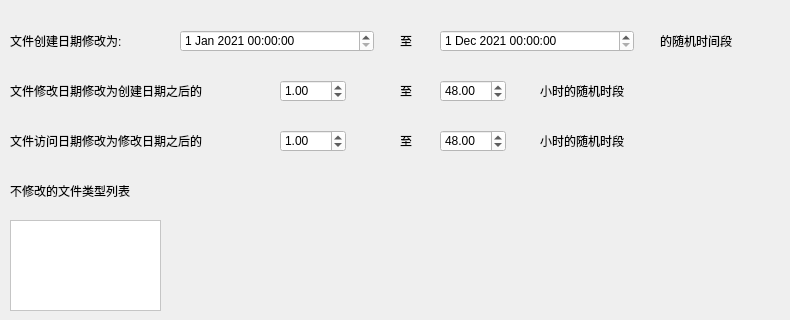
     <widget class="QWidget" name="tab_1">
      <attribute name="title">
       <string>文件日期属性修改</string>
      </attribute>
      <widget class="QLabel" name="label_21">
       <property name="geometry">
        <rect>
         <x>10</x>
         <y>30</y>
         <width>161</width>
         <height>21</height>
        </rect>
       </property>
       <property name="text">
        <string>文件创建日期修改为: </string>
       </property>
      </widget>
      <widget class="QDateTimeEdit" name="date_creatfile_st">
       <property name="geometry">
        <rect>
         <x>180</x>
         <y>30</y>
         <width>194</width>
         <height>22</height>
        </rect>
       </property>
       <property name="styleSheet">
        <string notr="true">background-color: rgb(255, 255, 255);</string>
       </property>
       <property name="dateTime">
        <datetime>
         <hour>0</hour>
         <minute>0</minute>
         <second>0</second>
         <year>2021</year>
         <month>1</month>
         <day>1</day>
        </datetime>
       </property>
      </widget>
      <widget class="QLabel" name="label_22">
       <property name="geometry">
        <rect>
         <x>400</x>
         <y>30</y>
         <width>41</width>
         <height>21</height>
        </rect>
       </property>
       <property name="text">
        <string>至</string>
       </property>
      </widget>
      <widget class="QDateTimeEdit" name="date_creatfile_ed">
       <property name="geometry">
        <rect>
         <x>440</x>
         <y>30</y>
         <width>194</width>
         <height>22</height>
        </rect>
       </property>
       <property name="styleSheet">
        <string notr="true">background-color: rgb(255, 255, 255);</string>
       </property>
       <property name="dateTime">
        <datetime>
         <hour>0</hour>
         <minute>0</minute>
         <second>0</second>
         <year>2021</year>
         <month>12</month>
         <day>1</day>
        </datetime>
       </property>
      </widget>
      <widget class="QLabel" name="label_23">
       <property name="geometry">
        <rect>
         <x>660</x>
         <y>30</y>
         <width>121</width>
         <height>21</height>
        </rect>
       </property>
       <property name="text">
        <string>的随机时间段</string>
       </property>
      </widget>
      <widget class="QLabel" name="label_24">
       <property name="geometry">
        <rect>
         <x>10</x>
         <y>80</y>
         <width>261</width>
         <height>21</height>
        </rect>
       </property>
       <property name="text">
        <string>文件修改日期修改为创建日期之后的</string>
       </property>
      </widget>
      <widget class="QDoubleSpinBox" name="date_modfile_st">
       <property name="geometry">
        <rect>
         <x>280</x>
         <y>80</y>
         <width>66</width>
         <height>22</height>
        </rect>
       </property>
       <property name="styleSheet">
        <string notr="true">background-color: rgb(255, 255, 255);</string>
       </property>
       <property name="value">
        <double>1.000000000000000</double>
       </property>
      </widget>
      <widget class="QLabel" name="label_26">
       <property name="geometry">
        <rect>
         <x>400</x>
         <y>80</y>
         <width>41</width>
         <height>21</height>
        </rect>
       </property>
       <property name="text">
        <string>至</string>
       </property>
      </widget>
      <widget class="QDoubleSpinBox" name="date_modfile_ed">
       <property name="geometry">
        <rect>
         <x>440</x>
         <y>80</y>
         <width>66</width>
         <height>22</height>
        </rect>
       </property>
       <property name="styleSheet">
        <string notr="true">background-color: rgb(255, 255, 255);</string>
       </property>
       <property name="value">
        <double>48.000000000000000</double>
       </property>
      </widget>
      <widget class="QLabel" name="label_27">
       <property name="geometry">
        <rect>
         <x>540</x>
         <y>80</y>
         <width>241</width>
         <height>21</height>
        </rect>
       </property>
       <property name="text">
        <string>小时的随机时段</string>
       </property>
      </widget>
      <widget class="QLabel" name="label_28">
       <property name="geometry">
        <rect>
         <x>10</x>
         <y>130</y>
         <width>261</width>
         <height>21</height>
        </rect>
       </property>
       <property name="text">
        <string>文件访问日期修改为修改日期之后的</string>
       </property>
      </widget>
      <widget class="QDoubleSpinBox" name="date_visfile_ed">
       <property name="geometry">
        <rect>
         <x>440</x>
         <y>130</y>
         <width>66</width>
         <height>22</height>
        </rect>
       </property>
       <property name="styleSheet">
        <string notr="true">background-color: rgb(255, 255, 255);</string>
       </property>
       <property name="value">
        <double>48.000000000000000</double>
       </property>
      </widget>
      <widget class="QDoubleSpinBox" name="date_visfile_st">
       <property name="geometry">
        <rect>
         <x>280</x>
         <y>130</y>
         <width>66</width>
         <height>22</height>
        </rect>
       </property>
       <property name="styleSheet">
        <string notr="true">background-color: rgb(255, 255, 255);</string>
       </property>
       <property name="value">
        <double>1.000000000000000</double>
       </property>
      </widget>
      <widget class="QLabel" name="label_29">
       <property name="geometry">
        <rect>
         <x>540</x>
         <y>130</y>
         <width>241</width>
         <height>21</height>
        </rect>
       </property>
       <property name="text">
        <string>小时的随机时段</string>
       </property>
      </widget>
      <widget class="QLabel" name="label_30">
       <property name="geometry">
        <rect>
         <x>400</x>
         <y>130</y>
         <width>41</width>
         <height>21</height>
        </rect>
       </property>
       <property name="text">
        <string>至</string>
       </property>
      </widget>
      <widget class="QTextEdit" name="modattr_filter">
       <property name="geometry">
        <rect>
         <x>10</x>
         <y>220</y>
         <width>151</width>
         <height>91</height>
        </rect>
       </property>
       <property name="styleSheet">
        <string notr="true">background-color: rgb(255, 255, 255);</string>
       </property>
       <property name="html">
        <string>&lt;!DOCTYPE HTML PUBLIC &quot;-//W3C//DTD HTML 4.0//EN&quot; &quot;http://www.w3.org/TR/REC-html40/strict.dtd&quot;&gt;
&lt;html&gt;&lt;head&gt;&lt;meta name=&quot;qrichtext&quot; content=&quot;1&quot; /&gt;&lt;style type=&quot;text/css&quot;&gt;
p, li { white-space: pre-wrap; }
&lt;/style&gt;&lt;/head&gt;&lt;body style=&quot; font-family:'SimSun'; font-size:9pt; font-weight:400; font-style:normal;&quot;&gt;
&lt;p style=&quot;-qt-paragraph-type:empty; margin-top:0px; margin-bottom:0px; margin-left:0px; margin-right:0px; -qt-block-indent:0; text-indent:0px;&quot;&gt;&lt;br /&gt;&lt;/p&gt;&lt;/body&gt;&lt;/html&gt;</string>
       </property>
      </widget>
      <widget class="QLabel" name="label_31">
       <property name="geometry">
        <rect>
         <x>10</x>
         <y>180</y>
         <width>161</width>
         <height>21</height>
        </rect>
       </property>
       <property name="text">
        <string>不修改的文件类型列表</string>
       </property>
      </widget>
     </widget>
